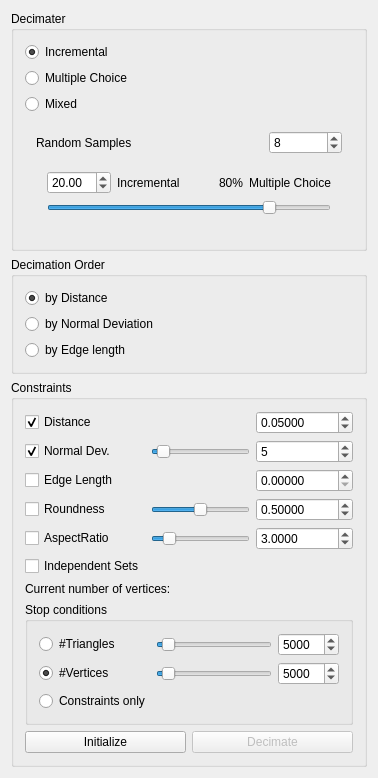
<?xml version="1.0" encoding="UTF-8"?>
<ui version="4.0">
 <class>DecimaterToolbar</class>
 <widget class="QWidget" name="DecimaterToolbar">
  <property name="geometry">
   <rect>
    <x>0</x>
    <y>0</y>
    <width>378</width>
    <height>740</height>
   </rect>
  </property>
  <property name="windowTitle">
   <string>Form</string>
  </property>
  <layout class="QVBoxLayout" name="verticalLayout">
   <item>
    <widget class="QGroupBox" name="groupBox_4">
     <property name="title">
      <string>Decimater</string>
     </property>
     <layout class="QVBoxLayout" name="verticalLayout_5">
      <item>
       <widget class="QRadioButton" name="rbUseDecimater">
        <property name="toolTip">
         <string>&lt;html&gt;&lt;head/&gt;&lt;body&gt;&lt;p&gt;The incremental decimater takes the best collapse in each iteration (based on the given order).&lt;/p&gt;&lt;p&gt;So, this decimater is the first choice for optimal&lt;span style=&quot; font-weight:600;&quot;&gt; results&lt;/span&gt;, but might be slow.&lt;/p&gt;&lt;p&gt;&lt;br/&gt;&lt;/p&gt;&lt;/body&gt;&lt;/html&gt;</string>
        </property>
        <property name="whatsThis">
         <string>&lt;html&gt;&lt;head/&gt;&lt;body&gt;&lt;p&gt;The incremental decimater takes the best collapse in each iteration (based on the given order).&lt;/p&gt;&lt;p&gt;So, this decimater is the first choice for optimal&lt;span style=&quot; font-weight:600;&quot;&gt; results&lt;/span&gt;, but might be slow.&lt;/p&gt;&lt;p&gt;&lt;br/&gt;&lt;/p&gt;&lt;/body&gt;&lt;/html&gt;</string>
        </property>
        <property name="text">
         <string>Incremental</string>
        </property>
        <property name="checked">
         <bool>true</bool>
        </property>
       </widget>
      </item>
      <item>
       <widget class="QRadioButton" name="rbUseMC">
        <property name="toolTip">
         <string>&lt;html&gt;&lt;head/&gt;&lt;body&gt;&lt;p&gt;Multiple choice decimater&lt;/p&gt;&lt;p&gt;The multiple choice decimater checks #Random Samples and takes the best one for the next collapse. As there is no heap involved, this is &lt;span style=&quot; font-weight:600;&quot;&gt;faster&lt;/span&gt; than the incremental decimater but as it is randomized, the result is not guaranteed to be the best, but still inside the specified constraints.&lt;/p&gt;&lt;/body&gt;&lt;/html&gt;</string>
        </property>
        <property name="whatsThis">
         <string>&lt;html&gt;&lt;head/&gt;&lt;body&gt;&lt;p&gt;Multiple choice decimater&lt;/p&gt;&lt;p&gt;The multiple choice decimater checks #Random Samples and takes the best one for the next collapse. As there is no heap involved, this is &lt;span style=&quot; font-weight:600;&quot;&gt;faster&lt;/span&gt; than the incremental decimater but as it is randomized, the result is not guaranteed to be the best, but still inside the specified constraints.&lt;/p&gt;&lt;/body&gt;&lt;/html&gt;</string>
        </property>
        <property name="text">
         <string>Multiple Choice</string>
        </property>
       </widget>
      </item>
      <item>
       <widget class="QRadioButton" name="rbUseMixed">
        <property name="toolTip">
         <string>&lt;html&gt;&lt;head/&gt;&lt;body&gt;&lt;p&gt;Mixed Decimater&lt;/p&gt;&lt;p&gt;Uses Multiple Choice Decimater and Incremental Decimater to get as &lt;span style=&quot; font-weight:600;&quot;&gt;good and fast results&lt;/span&gt; as possible. This decimater uses several steps of the Multiple Choice Decimater with increasing constraint threshold. When 80% of the maximal error are reached or 80% of the collapses have been performed, it switches back to the Incremental Decimater to do the rest.&lt;/p&gt;&lt;/body&gt;&lt;/html&gt;</string>
        </property>
        <property name="whatsThis">
         <string>&lt;html&gt;&lt;head/&gt;&lt;body&gt;&lt;p&gt;Mixed Decimater&lt;/p&gt;&lt;p&gt;Uses Multiple Choice Decimater and Incremental Decimater to get as &lt;span style=&quot; font-weight:600;&quot;&gt;good and fast results&lt;/span&gt; as possible. This decimater uses several steps of the Multiple Choice Decimater with increasing constraint threshold. When 80% of the maximal error are reached or 80% of the collapses have been performed, it switches back to the Incremental Decimater to do the rest.&lt;/p&gt;&lt;/body&gt;&lt;/html&gt;</string>
        </property>
        <property name="text">
         <string>Mixed</string>
        </property>
       </widget>
      </item>
      <item>
       <widget class="QWidget" name="decTypeOps" native="true">
        <property name="enabled">
         <bool>true</bool>
        </property>
        <layout class="QGridLayout" name="gridLayout_3">
         <item row="0" column="0" colspan="2">
          <widget class="QLabel" name="mcSamplesLabel">
           <property name="enabled">
            <bool>true</bool>
           </property>
           <property name="text">
            <string>Random Samples</string>
           </property>
          </widget>
         </item>
         <item row="0" column="3">
          <widget class="QSpinBox" name="randomSamplesCounter">
           <property name="enabled">
            <bool>true</bool>
           </property>
           <property name="toolTip">
            <string>Number of Random samples used by the Multiple Choice Decimater</string>
           </property>
           <property name="whatsThis">
            <string>&lt;html&gt;&lt;head/&gt;&lt;body&gt;&lt;p&gt;Number of Random samples used by the Multiple Choice Decimater. The samples will be compared and the best collapse will be used. Increasing this value will result in better quality, but lowers the perfomance.&lt;/p&gt;&lt;/body&gt;&lt;/html&gt;</string>
           </property>
           <property name="minimum">
            <number>1</number>
           </property>
           <property name="maximum">
            <number>50</number>
           </property>
           <property name="value">
            <number>8</number>
           </property>
          </widget>
         </item>
         <item row="1" column="0" colspan="4">
          <widget class="QWidget" name="widget" native="true">
           <layout class="QGridLayout" name="gridLayout_4">
            <item row="0" column="3">
             <widget class="QLabel" name="mixedFactorLabel">
              <property name="enabled">
               <bool>true</bool>
              </property>
              <property name="text">
               <string>80%</string>
              </property>
              <property name="alignment">
               <set>Qt::AlignRight|Qt::AlignTrailing|Qt::AlignVCenter</set>
              </property>
             </widget>
            </item>
            <item row="0" column="0">
             <widget class="QDoubleSpinBox" name="mixedFactorCounter">
              <property name="toolTip">
               <string>&lt;html&gt;&lt;head/&gt;&lt;body&gt;&lt;p&gt;Specify what percentage of the decimation should be performed by which decimater.&lt;/p&gt;&lt;/body&gt;&lt;/html&gt;</string>
              </property>
              <property name="statusTip">
               <string>Specify what percentage of the decimation should be performed by which decimater.</string>
              </property>
              <property name="whatsThis">
               <string>&lt;html&gt;&lt;head/&gt;&lt;body&gt;&lt;p&gt;Specify what percentage of the decimation should be performed by which decimater.&lt;/p&gt;&lt;/body&gt;&lt;/html&gt;</string>
              </property>
              <property name="maximum">
               <double>100.000000000000000</double>
              </property>
              <property name="value">
               <double>20.000000000000000</double>
              </property>
             </widget>
            </item>
            <item row="0" column="4">
             <widget class="QLabel" name="mixedMCSliderLabel">
              <property name="enabled">
               <bool>true</bool>
              </property>
              <property name="text">
               <string>Multiple Choice</string>
              </property>
              <property name="alignment">
               <set>Qt::AlignRight|Qt::AlignTrailing|Qt::AlignVCenter</set>
              </property>
             </widget>
            </item>
            <item row="0" column="1">
             <widget class="QLabel" name="mixedSliderLabel">
              <property name="enabled">
               <bool>true</bool>
              </property>
              <property name="text">
               <string>Incremental</string>
              </property>
             </widget>
            </item>
            <item row="1" column="0" colspan="5">
             <widget class="QSlider" name="mixedFactorSlider">
              <property name="enabled">
               <bool>true</bool>
              </property>
              <property name="toolTip">
               <string>Specify what percentage of the decimation should be performed by which decimater.</string>
              </property>
              <property name="whatsThis">
               <string>&lt;html&gt;&lt;head/&gt;&lt;body&gt;&lt;p&gt;Specify what percentage of the decimation should be performed by which decimater.&lt;/p&gt;&lt;/body&gt;&lt;/html&gt;</string>
              </property>
              <property name="minimum">
               <number>0</number>
              </property>
              <property name="maximum">
               <number>100</number>
              </property>
              <property name="value">
               <number>80</number>
              </property>
              <property name="orientation">
               <enum>Qt::Horizontal</enum>
              </property>
             </widget>
            </item>
           </layout>
          </widget>
         </item>
        </layout>
       </widget>
      </item>
     </layout>
    </widget>
   </item>
   <item>
    <widget class="QGroupBox" name="groupBox">
     <property name="title">
      <string>Decimation Order</string>
     </property>
     <layout class="QVBoxLayout" name="verticalLayout_3">
      <item>
       <widget class="QRadioButton" name="rbByDistance">
        <property name="toolTip">
         <string>&lt;html&gt;&lt;head/&gt;&lt;body&gt;&lt;p&gt;Sets the collapse priority to the distance to the original surface (Quadrics).&lt;/p&gt;&lt;/body&gt;&lt;/html&gt;</string>
        </property>
        <property name="whatsThis">
         <string>&lt;html&gt;&lt;head/&gt;&lt;body&gt;&lt;p&gt;Sets the collapse priority to the distance to the original surface (Quadrics).&lt;/p&gt;&lt;/body&gt;&lt;/html&gt;</string>
        </property>
        <property name="text">
         <string>by Distance</string>
        </property>
        <property name="checked">
         <bool>true</bool>
        </property>
       </widget>
      </item>
      <item>
       <widget class="QRadioButton" name="rbByNormalDeviation">
        <property name="whatsThis">
         <string>&lt;html&gt;&lt;head/&gt;&lt;body&gt;&lt;p&gt;Sets the collapse priority to the normal deviaton.&lt;/p&gt;&lt;/body&gt;&lt;/html&gt;</string>
        </property>
        <property name="text">
         <string>by Normal Deviation</string>
        </property>
       </widget>
      </item>
      <item>
       <widget class="QRadioButton" name="rbByEdgeLength">
        <property name="toolTip">
         <string>&lt;html&gt;&lt;head/&gt;&lt;body&gt;&lt;p&gt;Sets the collapse priority to the edge length.&lt;/p&gt;&lt;/body&gt;&lt;/html&gt;</string>
        </property>
        <property name="whatsThis">
         <string>&lt;html&gt;&lt;head/&gt;&lt;body&gt;&lt;p&gt;Sets the collapse priority to the edge length.&lt;/p&gt;&lt;/body&gt;&lt;/html&gt;</string>
        </property>
        <property name="text">
         <string>by Edge length</string>
        </property>
       </widget>
      </item>
     </layout>
    </widget>
   </item>
   <item>
    <widget class="QGroupBox" name="groupBox_2">
     <property name="title">
      <string>Constraints</string>
     </property>
     <layout class="QVBoxLayout" name="verticalLayout_2">
      <item>
       <layout class="QGridLayout" name="gridLayout">
        <item row="0" column="0">
         <widget class="QCheckBox" name="cbDistance">
          <property name="toolTip">
           <string>The Hausdorff distance between the original and the decimated mesh will be lower than the given tolerance.</string>
          </property>
          <property name="whatsThis">
           <string>The Hausdorff distance between the original and the decimated mesh will be lower than the given tolerance.</string>
          </property>
          <property name="text">
           <string>Distance</string>
          </property>
          <property name="checked">
           <bool>true</bool>
          </property>
         </widget>
        </item>
        <item row="0" column="2">
         <widget class="QDoubleSpinBox" name="distance">
          <property name="toolTip">
           <string>The Hausdorff distance between the original and the decimated mesh will be lower than the given tolerance.</string>
          </property>
          <property name="whatsThis">
           <string>The Hausdorff distance between the original and the decimated mesh will be lower than the given tolerance.</string>
          </property>
          <property name="decimals">
           <number>5</number>
          </property>
          <property name="maximum">
           <double>10000.000000000000000</double>
          </property>
          <property name="singleStep">
           <double>1.000000000000000</double>
          </property>
          <property name="value">
           <double>0.050000000000000</double>
          </property>
         </widget>
        </item>
        <item row="1" column="0">
         <widget class="QCheckBox" name="cbNormalDev">
          <property name="toolTip">
           <string>Restrict Normal Deviation</string>
          </property>
          <property name="statusTip">
           <string>Restrict Normal Deviation</string>
          </property>
          <property name="whatsThis">
           <string>Restrict Normal Deviation</string>
          </property>
          <property name="text">
           <string>Normal Dev.</string>
          </property>
          <property name="checked">
           <bool>true</bool>
          </property>
         </widget>
        </item>
        <item row="1" column="1">
         <widget class="QSlider" name="normalDeviationSlider">
          <property name="toolTip">
           <string>&lt;html&gt;&lt;head&gt;&lt;meta name=&quot;qrichtext&quot; content=&quot;1&quot; /&gt;&lt;style type=&quot;text/css&quot;&gt;
p, li { white-space: pre-wrap; }
&lt;/style&gt;&lt;/head&gt;&lt;body style=&quot; font-family:'Sans Serif'; font-size:9pt; font-weight:400; font-style:normal;&quot;&gt;
&lt;p style=&quot; margin-top:0px; margin-bottom:0px; margin-left:0px; margin-right:0px; -qt-block-indent:0; text-indent:0px;&quot;&gt;Maximal normal deviation between &lt;/p&gt;
&lt;p style=&quot; margin-top:0px; margin-bottom:0px; margin-left:0px; margin-right:0px; -qt-block-indent:0; text-indent:0px;&quot;&gt;original normal and normals after &lt;/p&gt;
&lt;p style=&quot; margin-top:0px; margin-bottom:0px; margin-left:0px; margin-right:0px; -qt-block-indent:0; text-indent:0px;&quot;&gt;decimation step defined in degrees.&lt;/p&gt;&lt;/body&gt;&lt;/html&gt;</string>
          </property>
          <property name="statusTip">
           <string>Restrict Normal Deviation</string>
          </property>
          <property name="maximum">
           <number>180</number>
          </property>
          <property name="value">
           <number>10</number>
          </property>
          <property name="orientation">
           <enum>Qt::Horizontal</enum>
          </property>
         </widget>
        </item>
        <item row="1" column="2">
         <widget class="QSpinBox" name="normalDeviation">
          <property name="enabled">
           <bool>true</bool>
          </property>
          <property name="toolTip">
           <string comment="Maximal normal deviation between original normal and normals after decimation step defined in degrees.">&lt;html&gt;&lt;head&gt;&lt;meta name=&quot;qrichtext&quot; content=&quot;1&quot; /&gt;&lt;style type=&quot;text/css&quot;&gt;
p, li { white-space: pre-wrap; }
&lt;/style&gt;&lt;/head&gt;&lt;body style=&quot; font-family:'Sans Serif'; font-size:9pt; font-weight:400; font-style:normal;&quot;&gt;
&lt;p style=&quot; margin-top:0px; margin-bottom:0px; margin-left:0px; margin-right:0px; -qt-block-indent:0; text-indent:0px;&quot;&gt;Maximal normal deviation between &lt;/p&gt;
&lt;p style=&quot; margin-top:0px; margin-bottom:0px; margin-left:0px; margin-right:0px; -qt-block-indent:0; text-indent:0px;&quot;&gt;original normal and normals after &lt;/p&gt;
&lt;p style=&quot; margin-top:0px; margin-bottom:0px; margin-left:0px; margin-right:0px; -qt-block-indent:0; text-indent:0px;&quot;&gt;decimation step defined in degrees.&lt;/p&gt;&lt;/body&gt;&lt;/html&gt;</string>
          </property>
          <property name="statusTip">
           <string>Restrict Normal deviation</string>
          </property>
          <property name="whatsThis">
           <string>Restrict Normal deviation</string>
          </property>
          <property name="maximum">
           <number>180</number>
          </property>
          <property name="value">
           <number>5</number>
          </property>
         </widget>
        </item>
        <item row="3" column="0">
         <widget class="QCheckBox" name="cbRoundness">
          <property name="enabled">
           <bool>true</bool>
          </property>
          <property name="toolTip">
           <string>The roundness ( radius of the circumference divided by the   length of the shortest edge) after the collapse has to be lower than the given value.</string>
          </property>
          <property name="whatsThis">
           <string>The roundness ( radius of the circumference divided by the   length of the shortest edge) after the collapse has to be lower than the given value.</string>
          </property>
          <property name="text">
           <string>Roundness</string>
          </property>
          <property name="checkable">
           <bool>true</bool>
          </property>
          <property name="checked">
           <bool>false</bool>
          </property>
         </widget>
        </item>
        <item row="3" column="1">
         <widget class="QSlider" name="roundnessSlider">
          <property name="maximum">
           <number>100</number>
          </property>
          <property name="value">
           <number>50</number>
          </property>
          <property name="orientation">
           <enum>Qt::Horizontal</enum>
          </property>
         </widget>
        </item>
        <item row="3" column="2">
         <widget class="QDoubleSpinBox" name="roundness">
          <property name="enabled">
           <bool>true</bool>
          </property>
          <property name="toolTip">
           <string>The roundness ( radius of the circumference divided by the   length of the shortest edge) after the collapse has to be lower than the given value.</string>
          </property>
          <property name="whatsThis">
           <string>The roundness ( radius of the circumference divided by the   length of the shortest edge) after the collapse has to be lower than the given value.</string>
          </property>
          <property name="decimals">
           <number>5</number>
          </property>
          <property name="maximum">
           <double>1.000000000000000</double>
          </property>
          <property name="singleStep">
           <double>0.010000000000000</double>
          </property>
          <property name="value">
           <double>0.500000000000000</double>
          </property>
         </widget>
        </item>
        <item row="4" column="0">
         <widget class="QCheckBox" name="cbAspectRatio">
          <property name="toolTip">
           <string>The aspect ration of a triangle( the length of the longest edge divided by its corresponding height) after the collapse has to be greater than the given value.</string>
          </property>
          <property name="whatsThis">
           <string>The aspect ration of a triangle( the length of the longest edge divided by its corresponding height) after the collapse has to be greater than the given value.</string>
          </property>
          <property name="text">
           <string>AspectRatio</string>
          </property>
         </widget>
        </item>
        <item row="4" column="2">
         <widget class="QDoubleSpinBox" name="aspectRatio">
          <property name="toolTip">
           <string>The aspect ration of a triangle( the length of the longest edge divided by its corresponding height) after the collapse has to be greater than the given value.</string>
          </property>
          <property name="whatsThis">
           <string>The aspect ration of a triangle( the length of the longest edge divided by its corresponding height) after the collapse has to be greater than the given value.</string>
          </property>
          <property name="decimals">
           <number>4</number>
          </property>
          <property name="minimum">
           <double>1.200000000000000</double>
          </property>
          <property name="maximum">
           <double>15.000000000000000</double>
          </property>
          <property name="singleStep">
           <double>0.100000000000000</double>
          </property>
          <property name="value">
           <double>3.000000000000000</double>
          </property>
         </widget>
        </item>
        <item row="4" column="1">
         <widget class="QSlider" name="aspectRatioSlider">
          <property name="minimum">
           <number>120</number>
          </property>
          <property name="maximum">
           <number>1500</number>
          </property>
          <property name="value">
           <number>300</number>
          </property>
          <property name="orientation">
           <enum>Qt::Horizontal</enum>
          </property>
         </widget>
        </item>
        <item row="2" column="0">
         <widget class="QCheckBox" name="cbEdgeLength">
          <property name="toolTip">
           <string>A collapse is only performed, if the length after the collapse is lower than the given value.</string>
          </property>
          <property name="whatsThis">
           <string>A collapse is only performed, if the length after the collapse is lower than the given value.</string>
          </property>
          <property name="text">
           <string>Edge Length</string>
          </property>
         </widget>
        </item>
        <item row="2" column="2">
         <widget class="QDoubleSpinBox" name="edgeLength">
          <property name="toolTip">
           <string>A collapse is only performed, if the length after the collapse is lower than the given value.</string>
          </property>
          <property name="whatsThis">
           <string>A collapse is only performed, if the length after the collapse is lower than the given value.</string>
          </property>
          <property name="decimals">
           <number>5</number>
          </property>
          <property name="singleStep">
           <double>0.010000000000000</double>
          </property>
         </widget>
        </item>
        <item row="5" column="0">
         <widget class="QCheckBox" name="cbIndependentSets">
          <property name="toolTip">
           <string>Lock one-ring around remaining vertex after a collapse to prevent further collapses of halfedges incident to the one-ring vertices.</string>
          </property>
          <property name="whatsThis">
           <string>Lock one-ring around remaining vertex after a collapse to prevent further collapses of halfedges incident to the one-ring vertices.</string>
          </property>
          <property name="text">
           <string>Independent Sets</string>
          </property>
         </widget>
        </item>
       </layout>
      </item>
      <item>
       <layout class="QHBoxLayout" name="horizontalLayout">
        <item>
         <widget class="QLabel" name="label_3">
          <property name="text">
           <string>Current number of vertices:</string>
          </property>
         </widget>
        </item>
        <item>
         <widget class="QLabel" name="currentNumVertices">
          <property name="font">
           <font>
            <weight>75</weight>
            <bold>true</bold>
           </font>
          </property>
          <property name="text">
           <string>&lt;not available&gt;</string>
          </property>
         </widget>
        </item>
       </layout>
      </item>
      <item>
       <widget class="QGroupBox" name="groupBox_3">
        <property name="title">
         <string>Stop conditions</string>
        </property>
        <layout class="QGridLayout" name="gridLayout_2">
         <item row="0" column="0">
          <widget class="QRadioButton" name="rbTriangles">
           <property name="toolTip">
            <string>&lt;html&gt;&lt;head/&gt;&lt;body&gt;&lt;p&gt;Decimate until the given number of triangles is reached, or constraint limits would be violated.&lt;/p&gt;&lt;/body&gt;&lt;/html&gt;</string>
           </property>
           <property name="whatsThis">
            <string>&lt;html&gt;&lt;head/&gt;&lt;body&gt;&lt;p&gt;Decimate until the given number of triangles is reached, or constraint limits would be violated.&lt;/p&gt;&lt;/body&gt;&lt;/html&gt;</string>
           </property>
           <property name="text">
            <string>#Triangles</string>
           </property>
          </widget>
         </item>
         <item row="0" column="1">
          <widget class="QSlider" name="trianglesCountSlider">
           <property name="minimum">
            <number>1</number>
           </property>
           <property name="maximum">
            <number>100000</number>
           </property>
           <property name="value">
            <number>5000</number>
           </property>
           <property name="orientation">
            <enum>Qt::Horizontal</enum>
           </property>
          </widget>
         </item>
         <item row="0" column="2">
          <widget class="QSpinBox" name="trianglesCount">
           <property name="toolTip">
            <string>&lt;html&gt;&lt;head/&gt;&lt;body&gt;&lt;p&gt;Decimate until the given number of triangles, or constraint limit.&lt;/p&gt;&lt;/body&gt;&lt;/html&gt;</string>
           </property>
           <property name="whatsThis">
            <string>&lt;html&gt;&lt;head/&gt;&lt;body&gt;&lt;p&gt;Decimate until the given number of triangles, or constraint limit.&lt;/p&gt;&lt;/body&gt;&lt;/html&gt;</string>
           </property>
           <property name="minimum">
            <number>1</number>
           </property>
           <property name="maximum">
            <number>99999</number>
           </property>
           <property name="value">
            <number>5000</number>
           </property>
          </widget>
         </item>
         <item row="1" column="0">
          <widget class="QRadioButton" name="rbVertices">
           <property name="toolTip">
            <string>&lt;html&gt;&lt;head/&gt;&lt;body&gt;&lt;p&gt;Decimate until the given number of vertices is reached, or constraint limits would be violated.&lt;/p&gt;&lt;/body&gt;&lt;/html&gt;</string>
           </property>
           <property name="whatsThis">
            <string>&lt;html&gt;&lt;head/&gt;&lt;body&gt;&lt;p&gt;Decimate until the given number of vertices is reached, or constraint limits would be violated.&lt;/p&gt;&lt;/body&gt;&lt;/html&gt;</string>
           </property>
           <property name="text">
            <string>#Vertices</string>
           </property>
           <property name="checked">
            <bool>true</bool>
           </property>
          </widget>
         </item>
         <item row="1" column="1">
          <widget class="QSlider" name="verticesCountSlider">
           <property name="minimum">
            <number>1</number>
           </property>
           <property name="maximum">
            <number>100000</number>
           </property>
           <property name="value">
            <number>5000</number>
           </property>
           <property name="orientation">
            <enum>Qt::Horizontal</enum>
           </property>
          </widget>
         </item>
         <item row="1" column="2">
          <widget class="QSpinBox" name="verticesCount">
           <property name="enabled">
            <bool>true</bool>
           </property>
           <property name="toolTip">
            <string>&lt;html&gt;&lt;head/&gt;&lt;body&gt;&lt;p&gt;Decimate until the given number of vertices, or constraint limit.&lt;/p&gt;&lt;/body&gt;&lt;/html&gt;</string>
           </property>
           <property name="whatsThis">
            <string>&lt;html&gt;&lt;head/&gt;&lt;body&gt;&lt;p&gt;Decimate until the given number of vertices, or constraint limit.&lt;/p&gt;&lt;/body&gt;&lt;/html&gt;</string>
           </property>
           <property name="minimum">
            <number>1</number>
           </property>
           <property name="maximum">
            <number>99999</number>
           </property>
           <property name="value">
            <number>5000</number>
           </property>
          </widget>
         </item>
         <item row="2" column="0">
          <widget class="QRadioButton" name="rbConstraintsOnly">
           <property name="toolTip">
            <string>&lt;html&gt;&lt;head/&gt;&lt;body&gt;&lt;p&gt;Decimate until constraint limits would be violated by any further collapse.&lt;/p&gt;&lt;/body&gt;&lt;/html&gt;</string>
           </property>
           <property name="whatsThis">
            <string>&lt;html&gt;&lt;head/&gt;&lt;body&gt;&lt;p&gt;Decimate until constraint limits would be violated by any further collapse.&lt;/p&gt;&lt;/body&gt;&lt;/html&gt;</string>
           </property>
           <property name="text">
            <string>Constraints only</string>
           </property>
          </widget>
         </item>
        </layout>
       </widget>
      </item>
      <item>
       <layout class="QHBoxLayout" name="horizontalLayout_3">
        <item>
         <widget class="QPushButton" name="pbInitialize">
          <property name="toolTip">
           <string>&lt;html&gt;&lt;head/&gt;&lt;body&gt;&lt;p&gt;&lt;span style=&quot; font-weight:600;&quot;&gt;Initialize&lt;/span&gt; decimaters for all target meshes with the given values and modules. &lt;/p&gt;&lt;p&gt;Initialization saves the error quadrics per vertex until &lt;span style=&quot; font-style:italic;&quot;&gt;Initialize&lt;/span&gt; will be pressed again. So, if you don't reinitialize, you can decimate multiple times with the original errors. &lt;span style=&quot; font-weight:600;&quot;&gt;Reinitialize updates&lt;/span&gt; the errors according to the decimated mesh.&lt;/p&gt;&lt;p&gt;&lt;span style=&quot; font-weight:600;&quot;&gt;Reinitialize&lt;/span&gt; is &lt;span style=&quot; font-weight:600;&quot;&gt;needed&lt;/span&gt;, if you change the &lt;span style=&quot; font-weight:600;&quot;&gt;Decimater&lt;/span&gt; (not the parameter for the decimater e.g. &amp;quot;Random Samples&amp;quot; for Multiple Choice), &lt;span style=&quot; font-weight:600;&quot;&gt;Decimation Order&lt;/span&gt; or add/remove a &lt;span style=&quot; font-weight:600;&quot;&gt;Constraint&lt;/span&gt;. &lt;/p&gt;&lt;/body&gt;&lt;/html&gt;</string>
          </property>
          <property name="whatsThis">
           <string>&lt;html&gt;&lt;head/&gt;&lt;body&gt;&lt;p&gt;&lt;span style=&quot; font-weight:600;&quot;&gt;Initialize&lt;/span&gt; decimaters for all target meshes with the given values and modules. &lt;/p&gt;&lt;p&gt;Initialization saves the error quadrics per vertex until &lt;span style=&quot; font-style:italic;&quot;&gt;Initialize&lt;/span&gt; will be pressed again. So, if you don't reinitialize, you can decimate multiple times with the original errors. &lt;span style=&quot; font-weight:600;&quot;&gt;Reinitialize updates&lt;/span&gt; the errors according to the current decimated mesh.&lt;/p&gt;&lt;p&gt;&lt;span style=&quot; font-weight:600;&quot;&gt;Reinitialize&lt;/span&gt; is &lt;span style=&quot; font-weight:600;&quot;&gt;needed&lt;/span&gt;, if you change the &lt;span style=&quot; font-weight:600;&quot;&gt;Decimater&lt;/span&gt; (not the parameter for the decimater e.g. &amp;quot;Random Samples&amp;quot; for Multiple Choice), &lt;span style=&quot; font-weight:600;&quot;&gt;Decimation Order&lt;/span&gt; or add/remove a &lt;span style=&quot; font-weight:600;&quot;&gt;Constraint&lt;/span&gt;. &lt;/p&gt;&lt;/body&gt;&lt;/html&gt;</string>
          </property>
          <property name="text">
           <string>Initialize</string>
          </property>
         </widget>
        </item>
        <item>
         <widget class="QPushButton" name="pbDecimate">
          <property name="enabled">
           <bool>false</bool>
          </property>
          <property name="toolTip">
           <string>&lt;html&gt;&lt;head/&gt;&lt;body&gt;&lt;p&gt;Decimates all target meshes. If you change Constraints (add/remove), Decimation Order, the Decimater or the mesh, initialize again.&lt;/p&gt;&lt;/body&gt;&lt;/html&gt;</string>
          </property>
          <property name="whatsThis">
           <string>&lt;html&gt;&lt;head/&gt;&lt;body&gt;&lt;p&gt;Decimates all target meshes. If you change Constraints (add/remove), Decimation Order, the Decimater or the mesh, initialize again.&lt;/p&gt;&lt;p&gt;&lt;br/&gt;&lt;/p&gt;&lt;/body&gt;&lt;/html&gt;</string>
          </property>
          <property name="text">
           <string>Decimate</string>
          </property>
         </widget>
        </item>
       </layout>
      </item>
     </layout>
    </widget>
   </item>
   <item>
    <spacer name="verticalSpacer">
     <property name="orientation">
      <enum>Qt::Vertical</enum>
     </property>
     <property name="sizeHint" stdset="0">
      <size>
       <width>20</width>
       <height>40</height>
      </size>
     </property>
    </spacer>
   </item>
  </layout>
 </widget>
 <layoutdefault spacing="6" margin="11"/>
 <resources/>
 <connections>
  <connection>
   <sender>verticesCount</sender>
   <signal>valueChanged(int)</signal>
   <receiver>verticesCountSlider</receiver>
   <slot>setValue(int)</slot>
   <hints>
    <hint type="sourcelabel">
     <x>359</x>
     <y>639</y>
    </hint>
    <hint type="destinationlabel">
     <x>276</x>
     <y>637</y>
    </hint>
   </hints>
  </connection>
  <connection>
   <sender>verticesCountSlider</sender>
   <signal>valueChanged(int)</signal>
   <receiver>verticesCount</receiver>
   <slot>setValue(int)</slot>
   <hints>
    <hint type="sourcelabel">
     <x>276</x>
     <y>637</y>
    </hint>
    <hint type="destinationlabel">
     <x>359</x>
     <y>639</y>
    </hint>
   </hints>
  </connection>
  <connection>
   <sender>trianglesCount</sender>
   <signal>valueChanged(int)</signal>
   <receiver>trianglesCountSlider</receiver>
   <slot>setValue(int)</slot>
   <hints>
    <hint type="sourcelabel">
     <x>359</x>
     <y>609</y>
    </hint>
    <hint type="destinationlabel">
     <x>276</x>
     <y>607</y>
    </hint>
   </hints>
  </connection>
  <connection>
   <sender>trianglesCountSlider</sender>
   <signal>valueChanged(int)</signal>
   <receiver>trianglesCount</receiver>
   <slot>setValue(int)</slot>
   <hints>
    <hint type="sourcelabel">
     <x>276</x>
     <y>607</y>
    </hint>
    <hint type="destinationlabel">
     <x>359</x>
     <y>609</y>
    </hint>
   </hints>
  </connection>
  <connection>
   <sender>normalDeviation</sender>
   <signal>valueChanged(int)</signal>
   <receiver>normalDeviationSlider</receiver>
   <slot>setValue(int)</slot>
   <hints>
    <hint type="sourcelabel">
     <x>365</x>
     <y>407</y>
    </hint>
    <hint type="destinationlabel">
     <x>227</x>
     <y>407</y>
    </hint>
   </hints>
  </connection>
  <connection>
   <sender>normalDeviationSlider</sender>
   <signal>valueChanged(int)</signal>
   <receiver>normalDeviation</receiver>
   <slot>setValue(int)</slot>
   <hints>
    <hint type="sourcelabel">
     <x>227</x>
     <y>407</y>
    </hint>
    <hint type="destinationlabel">
     <x>365</x>
     <y>407</y>
    </hint>
   </hints>
  </connection>
  <connection>
   <sender>rbUseMC</sender>
   <signal>clicked(bool)</signal>
   <receiver>decTypeOps</receiver>
   <slot>setVisible(bool)</slot>
   <hints>
    <hint type="sourcelabel">
     <x>82</x>
     <y>69</y>
    </hint>
    <hint type="destinationlabel">
     <x>200</x>
     <y>117</y>
    </hint>
   </hints>
  </connection>
  <connection>
   <sender>rbUseMixed</sender>
   <signal>clicked(bool)</signal>
   <receiver>decTypeOps</receiver>
   <slot>setVisible(bool)</slot>
   <hints>
    <hint type="sourcelabel">
     <x>103</x>
     <y>91</y>
    </hint>
    <hint type="destinationlabel">
     <x>206</x>
     <y>121</y>
    </hint>
   </hints>
  </connection>
  <connection>
   <sender>rbUseMixed</sender>
   <signal>clicked(bool)</signal>
   <receiver>widget</receiver>
   <slot>setVisible(bool)</slot>
   <hints>
    <hint type="sourcelabel">
     <x>166</x>
     <y>99</y>
    </hint>
    <hint type="destinationlabel">
     <x>168</x>
     <y>148</y>
    </hint>
   </hints>
  </connection>
  <connection>
   <sender>rbUseMC</sender>
   <signal>clicked(bool)</signal>
   <receiver>widget</receiver>
   <slot>setHidden(bool)</slot>
   <hints>
    <hint type="sourcelabel">
     <x>128</x>
     <y>70</y>
    </hint>
    <hint type="destinationlabel">
     <x>154</x>
     <y>148</y>
    </hint>
   </hints>
  </connection>
  <connection>
   <sender>rbUseDecimater</sender>
   <signal>clicked(bool)</signal>
   <receiver>decTypeOps</receiver>
   <slot>setHidden(bool)</slot>
   <hints>
    <hint type="sourcelabel">
     <x>79</x>
     <y>48</y>
    </hint>
    <hint type="destinationlabel">
     <x>225</x>
     <y>138</y>
    </hint>
   </hints>
  </connection>
 </connections>
</ui>
